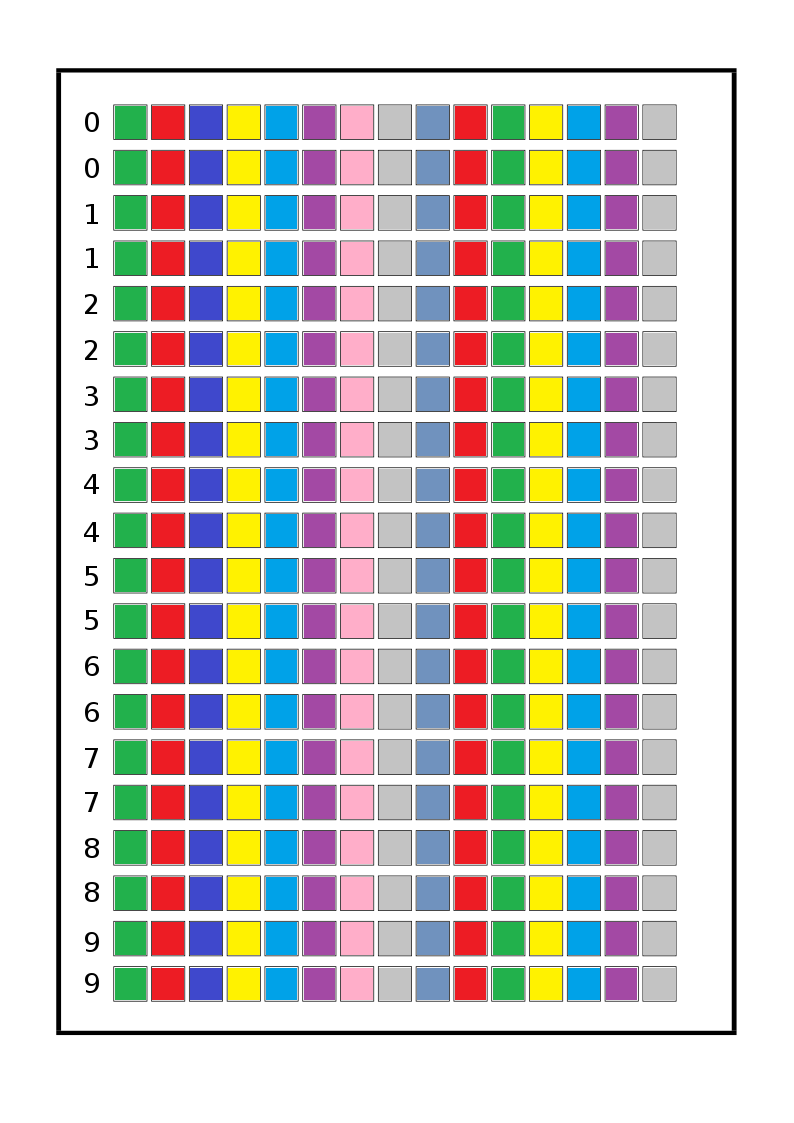
#> input picture NumbersStudents/ModeloPNGTeste.png, 794 x 1123 px
$ python GetRectNumbers.py
#> lines starting #> are read from the running program, lines starting #| are printed output that depends on the picture; after the words box and inside, x2 and y2 are one past the last pixel; in counts of white or black regions, pixels touching at a corner belong together
import cv2
import numpy as np

modelo = cv2.imread('ModeloPNGTeste.png')
#> modelo is the input picture: shape (1123, 794, 3); mean B, G, R 199.3, 202.7, 204

def findContours():

    img_gray = cv2.cvtColor(modelo, cv2.COLOR_RGB2GRAY)
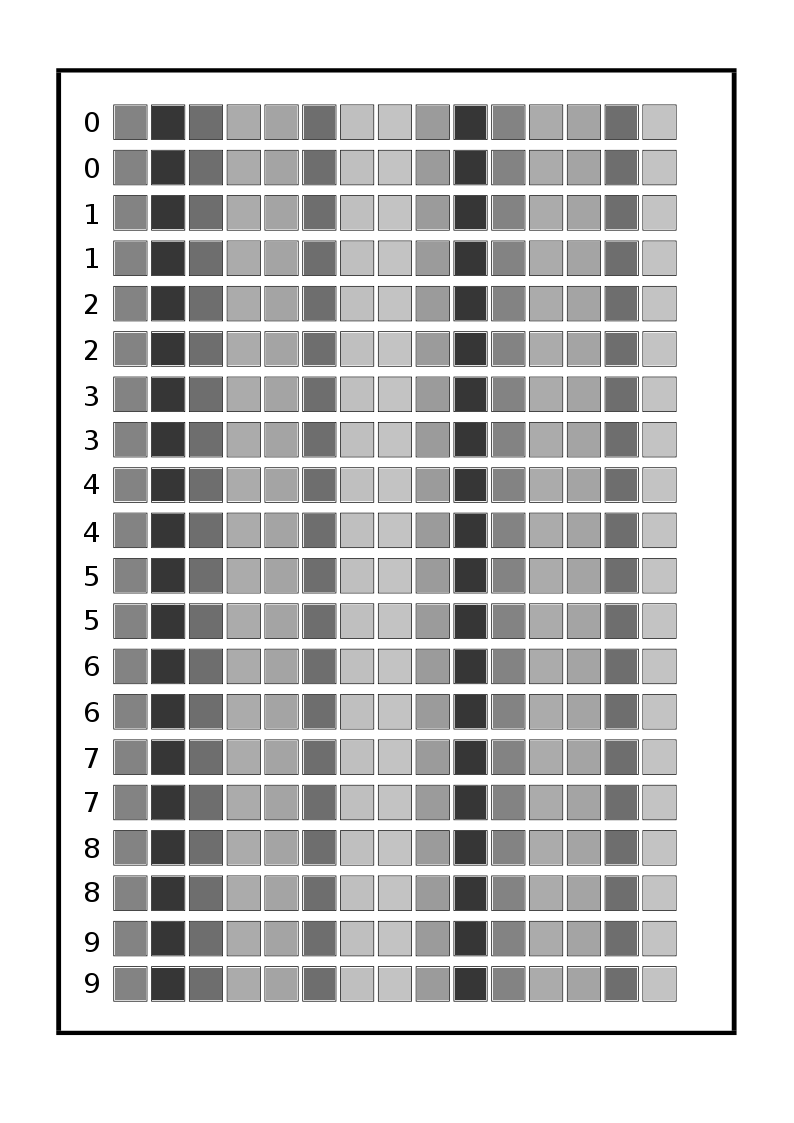
#> img_gray: shape (1123, 794); min 0, max 255, mean 201.8
    contours, hierarchy = cv2.findContours(~img_gray, cv2.RETR_TREE, cv2.CHAIN_APPROX_SIMPLE)
#> contours = 334 contours; largest, box (x1, y1, x2, y2) and area: (56, 68, 737, 1036) 657560, (61, 72, 732, 1031) 641858, (642, 920, 677, 957) 1224, (604, 920, 639, 957) 1224, (566, 920, 601, 957) 1224
    return contours


def cutImage (polygonExternalPoints):
    # Define the corners of the target rectangle
    width, height = 680, 966
    cutOutPoints = np.zeros(polygonExternalPoints.shape, dtype=np.float32)
    cutOutPoints[0] = (0, 0)
    cutOutPoints[1] = (0, height)
    cutOutPoints[2] = (width, height)
    cutOutPoints[3] = (width, 0)

    transformationMatrix = cv2.getPerspectiveTransform(polygonExternalPoints.astype(np.float32), cutOutPoints)

    # Apply perspective transformation
    bigRect = cv2.warpPerspective(modelo, transformationMatrix, (width, height))
    return bigRect


def extractTemplateRectangle():
    # Find contour of the biggest rectangle
    contours = findContours()
    templateRectangle = max(contours, key = cv2.contourArea)
#> templateRectangle = [[56, 68], [56, 1035], [736, 1035], [736, 68]]

    ## Stract the polygon points
    epsilonCurve = 0.01 * cv2.arcLength(templateRectangle, True)
#> epsilonCurve = 32.94
    polygonExternalPoints = cv2.approxPolyDP(templateRectangle, epsilonCurve, True)
#> polygonExternalPoints = [[56, 68], [56, 1035], [736, 1035], [736, 68]]

    bigRect = cutImage(polygonExternalPoints)
#> in cutImage, `transformationMatrix = cv2.getPerspectiveTransform(polygonExternalPoin..`: transformationMatrix = [[1, -7.35e-18, -56], [6.51e-17, 0.999, -67.93], [-9.74e-20, -1.08e-20, 1]]
#> in cutImage, `bigRect = cv2.warpPerspective(modelo, transformationMatrix, (width, he..`:
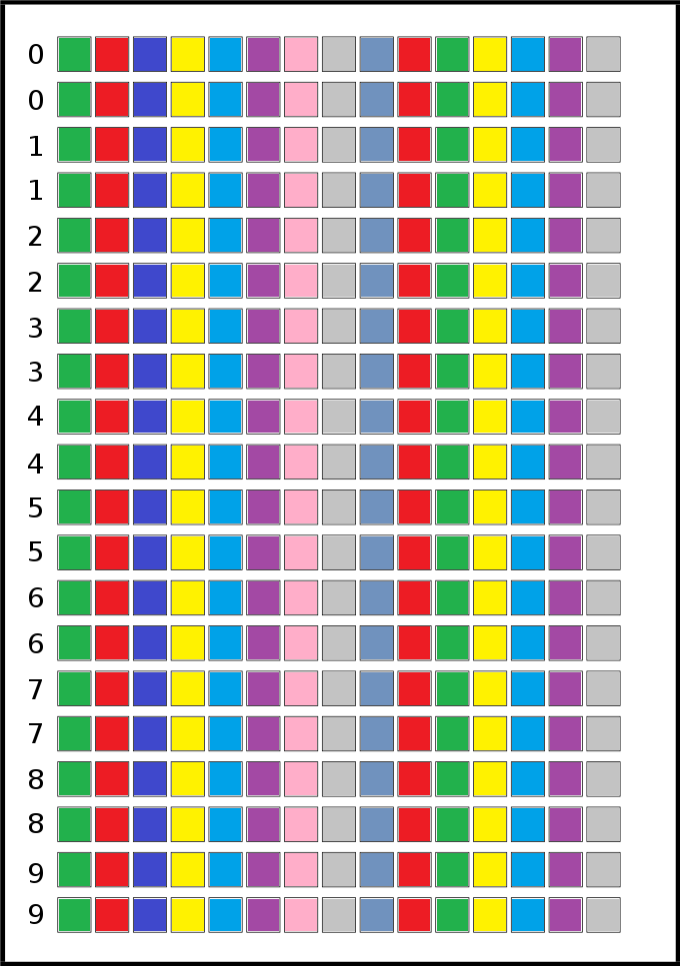
#> bigRect: shape (966, 680, 3); mean B, G, R 179.7, 184.3, 186.1
    return bigRect


def cutRect(bigRect, xCoord, yCoord, height, width):

    rect = bigRect[yCoord:yCoord + height, xCoord:xCoord + width]
    return rect


def getRects(bigRect):


    widthRect = 27
    heightRect = 27
    List_Vertex_X = [61, 98, 135, 172, 211, 249, 285, 323, 361, 399, 438, 474, 512, 551, 590]
    List_Coord_Y = [40, 88, 133, 178, 223]

    listRects = []

    contLinha = 1

    for Y in List_Coord_Y:

        print('Linha: ' + str(contLinha))
        contLinha = contLinha + 1

        for X in List_Vertex_X:
            rect = cutRect(bigRect, X, Y, heightRect, widthRect)
            listRects.append(rect)


            rectResize = cv2.resize(rect, (300, 300))
            cv2.imshow('Rect', rectResize)
            cv2.waitKey(0)
#> this loop made 5 passes
#| Linha: 3
#| Linha: 4
#| Linha: 5
#> pass 1, in cutRect, `rect = bigRect[yCoord:yCoord + height, xCoord:xCoord + width]`:
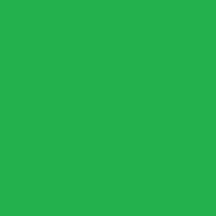
#> rect: shape (27, 27, 3) (shown 8 times larger); mean B, G, R 76, 177, 34
#> pass 1, in cutRect (call 2), `rect = bigRect[yCoord:yCoord + height, xCoord:xCoord + width]`:
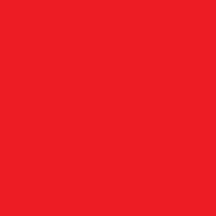
#> rect: shape (27, 27, 3) (shown 8 times larger); mean B, G, R 36, 28, 237
#> after the loop: rect: shape (27, 27, 3); every value is 195
#> after the loop, contLinha = 6; listRects = 75 items


    return listRects


bigRect = extractTemplateRectangle()

listRects = []
listRects = getRects(bigRect)
#> listRects = 75 items

#
#for rect in listRects:
#    cv2.imshow('Rect', rect)
#    cv2.waitKey(0)
